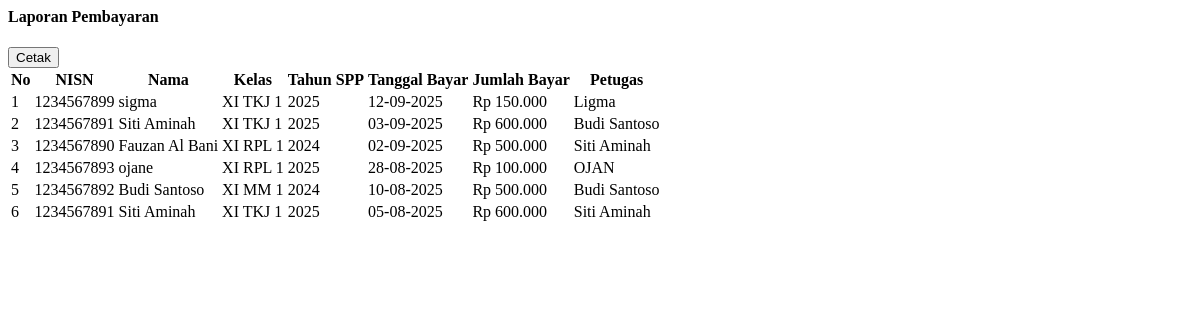
The page /pages/laporan.php on the database its author committed.
### tables this page shows
CREATE TABLE `pembayaran` (
  `id_pembayaran` int(11) NOT NULL,
  `id_petugas` int(11) DEFAULT NULL,
  `nisn` char(10) DEFAULT NULL,
  `tgl_bayar` date DEFAULT NULL,
  `bulan_dibayar` varchar(8) DEFAULT NULL,
  `tahun_dibayar` varchar(4) DEFAULT NULL,
  `id_spp` int(11) DEFAULT NULL,
  `jumlah_bayar` int(11) DEFAULT NULL
);

CREATE TABLE `siswa` (
  `nisn` char(10) NOT NULL,
  `nis` char(8) DEFAULT NULL,
  `nama` varchar(35) DEFAULT NULL,
  `id_kelas` int(11) DEFAULT NULL,
  `alamat` text DEFAULT NULL,
  `no_telp` varchar(13) DEFAULT NULL,
  `id_spp` int(11) DEFAULT NULL,
  `password` varchar(255) NOT NULL
);

CREATE TABLE `kelas` (
  `id_kelas` int(11) NOT NULL,
  `nama_kelas` varchar(10) DEFAULT NULL,
  `kompetensi_keahlian` varchar(50) DEFAULT NULL
);

CREATE TABLE `spp` (
  `id_spp` int(11) NOT NULL,
  `tahun` int(11) DEFAULT NULL,
  `nominal` int(11) DEFAULT NULL
);

CREATE TABLE `petugas` (
  `id_petugas` int(11) NOT NULL,
  `username` varchar(25) DEFAULT NULL,
  `password` varchar(255) DEFAULT NULL,
  `nama_petugas` varchar(35) DEFAULT NULL,
  `level` enum('admin','petugas') DEFAULT NULL,
  `aktif` tinyint(1) NOT NULL DEFAULT 1
);

### pages/laporan.php (the view, shortened to what this page needs)
<?php
include "./config/koneksi.php";
?>
<div class="d-flex justify-content-between align-items-center mb-3">
  <h4 class="mb-0">Laporan Pembayaran</h4>
  <div class="d-flex gap-2">
    <button class="btn btn-outline-secondary btn-sm" onclick="window.print()">
      <i class="bi bi-printer me-1"></i> Cetak
    </button>
  </div>
</div>
<?php
$q = mysqli_query($koneksi,"
  SELECT p.id_pembayaran, s.nisn, s.nama, k.nama_kelas, sp.tahun,
         p.tgl_bayar, p.jumlah_bayar, pt.nama_petugas
  FROM pembayaran p
  JOIN siswa s    ON p.nisn = s.nisn
  JOIN kelas k    ON s.id_kelas = k.id_kelas
  JOIN spp sp     ON s.id_spp = sp.id_spp
  JOIN petugas pt ON p.id_petugas = pt.id_petugas
  ORDER BY p.tgl_bayar DESC
");
?>
<div class="card shadow-sm">
  <div class="card-body">
    <table class="table table-bordered table-striped datatable">
      <thead class="table-light">
        <tr>
          <th>No</th>
          <th>NISN</th>
          <th>Nama</th>
          <th>Kelas</th>
          <th>Tahun SPP</th>
          <th>Tanggal Bayar</th>
          <th>Jumlah Bayar</th>
          <th>Petugas</th>
        </tr>
      </thead>
      <tbody>
        <?php
        $no=1;
        while($d=mysqli_fetch_assoc($q)):
        ?>
        <tr>
          <td><?= $no++ ?></td>
          <td><?= $d['nisn'] ?></td>
          <td><?= htmlspecialchars($d['nama']) ?></td>
          <td><?= $d['nama_kelas'] ?></td>
          <td><?= $d['tahun'] ?></td>
          <td><?= date("d-m-Y", strtotime($d['tgl_bayar'])) ?></td>
          <td>Rp <?= number_format($d['jumlah_bayar'],0,',','.') ?></td>
          <td><?= htmlspecialchars($d['nama_petugas']) ?></td>
        </tr>
        <?php endwhile; ?>
      </tbody>
    </table>
  </div>
</div>

### rows shown on the page
pembayaran: nisn.nisn "1234567899", nisn.nama "sigma", kelas.nama_kelas "XI TKJ 1", id_spp.tahun "2025", tgl_bayar "12-09-2025", jumlah_bayar "150.000", id_petugas.nama_petugas "Ligma"
pembayaran: nisn.nisn "1234567891", nisn.nama "Siti Aminah", kelas.nama_kelas "XI TKJ 1", id_spp.tahun "2025", tgl_bayar "03-09-2025", jumlah_bayar "600.000", id_petugas.nama_petugas "Budi Santoso"
pembayaran: nisn.nisn "1234567890", nisn.nama "Fauzan Al Bani", kelas.nama_kelas "XI RPL 1", id_spp.tahun "2024", tgl_bayar "02-09-2025", jumlah_bayar "500.000", id_petugas.nama_petugas "Siti Aminah"
pembayaran: nisn.nisn "1234567893", nisn.nama "ojane", kelas.nama_kelas "XI RPL 1", spp.tahun "2025", tgl_bayar "28-08-2025", jumlah_bayar "100.000", id_petugas.nama_petugas "OJAN"
pembayaran: nisn.nisn "1234567892", nisn.nama "Budi Santoso", kelas.nama_kelas "XI MM 1", id_spp.tahun "2024", tgl_bayar "10-08-2025", jumlah_bayar "500.000", id_petugas.nama_petugas "Budi Santoso"
pembayaran: nisn.nisn "1234567891", nisn.nama "Siti Aminah", kelas.nama_kelas "XI TKJ 1", id_spp.tahun "2025", tgl_bayar "05-08-2025", jumlah_bayar "600.000", id_petugas.nama_petugas "Siti Aminah"
